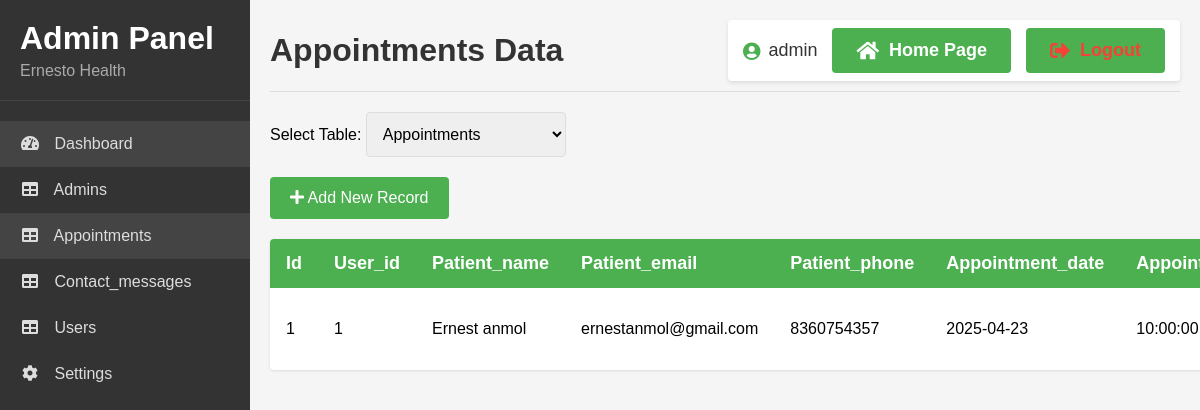
Page /admin_panel.php?table=appointments (signed in) on the committed database.
### tables this page shows
CREATE TABLE `appointments` (
  `id` int(11) NOT NULL,
  `user_id` int(11) DEFAULT NULL,
  `patient_name` varchar(100) NOT NULL,
  `patient_email` varchar(100) NOT NULL,
  `patient_phone` varchar(20) NOT NULL,
  `appointment_date` date NOT NULL,
  `appointment_time` time NOT NULL,
  `doctor` varchar(100) NOT NULL,
  `reason` text NOT NULL,
  `created_at` timestamp NOT NULL DEFAULT current_timestamp()
);

### admin_panel.php (the view, shortened to what this page needs)
<?php
require_once 'config.php';
try {
    $tables = [];
    $stmt = $pdo->query("SHOW TABLES");
    while ($row = $stmt->fetch(PDO::FETCH_NUM)) {
        $tables[] = $row[0];
    }
} catch(PDOException $e) {
    $error = "Error fetching tables: " . $e->getMessage();
}
$selectedTable = isset($_GET['table']) ? $_GET['table'] : (isset($tables[0]) ? $tables[0] : '');
$tableData = [];
$columns = [];
if (!empty($selectedTable)) {
    try {
        $stmt = $pdo->query("SHOW COLUMNS FROM `$selectedTable`");
        $columns = $stmt->fetchAll(PDO::FETCH_COLUMN);
        $stmt = $pdo->query("SELECT * FROM `$selectedTable`");
        $tableData = $stmt->fetchAll(PDO::FETCH_ASSOC);
    } catch(PDOException $e) {
        $error = "Error fetching data: " . $e->getMessage();
    }
}
?>
<!DOCTYPE html>
<html lang="en">
<head>
    <link rel="stylesheet" href="style.css">
    <link rel="stylesheet" href="https://cdnjs.cloudflare.com/ajax/libs/font-awesome/5.15.4/css/all.min.css">
</head>
<body>
    <div class="admin-container">
        <div class="sidebar">
            <div class="sidebar-header">
                <h1 class="sidebar-title">Admin Panel</h1>
                <p class="sidebar-subtitle">Ernesto Health</p>
            </div>
            <ul class="sidebar-menu">
                <li><a href="admin_panel.php" class="active"><i class="fas fa-tachometer-alt"></i> Dashboard</a></li>
                <?php foreach ($tables as $table): ?>
                <li><a href="admin_panel.php?table=<?php echo $table; ?>" <?php echo ($selectedTable === $table) ? 'class="active"' : ''; ?>>
                    <i class="fas fa-table"></i> <?php echo ucfirst($table); ?>
                </a></li>
                <?php endforeach; ?>
                <li><a href="admin_settings.php"><i class="fas fa-cog"></i> Settings</a></li>
            </ul>
        </div>
        <div class="main-content">
            <div class="header">
                <h2 class="page-title"><?php echo ucfirst($selectedTable); ?> Data</h2>
                <div class="user-info">
                    <span class="user-name">
                        <i class="fas fa-user-circle"></i>
                        <?php echo $_SESSION['admin_username']; ?>
                    </span>
                    <a href="index.php" class="home-btn">
                        <i class="fas fa-home"></i>
                        Home Page
                    </a>
                    <a href="admin_logout.php" class="logout-btn">
                        <i class="fas fa-sign-out-alt"></i>
                    </a>
                </div>
            </div>
            <div class="table-selector">
                <label for="table-select">Select Table: </label>
                <select id="table-select" class="table-select" onchange="window.location.href='admin_panel.php?table=' + this.value">
                    <?php foreach ($tables as $table): ?>
                        <option value="<?php echo $table; ?>" <?php echo ($selectedTable === $table) ? 'selected' : ''; ?>>
                            <?php echo ucfirst($table); ?>
                        </option>
                    <?php endforeach; ?>
                </select>
            </div>
            <button class="add-btn"><i class="fas fa-plus"></i> Add New Record</button>
            <?php if (empty($tableData)): ?>
                <div class="empty-message">No data found in this table.</div>
            <?php else: ?>
                <table class="data-table">
                    <thead>
                        <tr>
                            <?php foreach ($columns as $column): ?>
                                <th><?php echo ucfirst($column); ?></th>
                            <?php endforeach; ?>
                        </tr>
                    </thead>
                    <tbody>
                        <?php foreach ($tableData as $row): ?>
                            <tr>
                                <?php foreach ($columns as $column): ?>
                                    <td><?php echo htmlspecialchars($row[$column]); ?></td>
                                <?php endforeach; ?>
                            </tr>
                        <?php endforeach; ?>
                    </tbody>
                </table>
            <?php endif; ?>
        </div>
    </div>
</body>
</html>

### style.css (style rules this page uses)
:root { --green: #0188df; --black: #444d53; --wight: #fff; --green: #14d517; --gradient-primary: linear-gradient(135deg, #0188df 0%, #14d517 100%); --gradient-secondary: linear-gradient(45deg, #f6f9fc 0%, #ffffff 100%); --gradient-dark: linear-gradient(to bottom, #2c3338 0%, #444d53 100%); }
* { font-family: Helvetica, Arial, Georgia, Tahoma, Roboto, sans-serif; margin: 0; padding: 0; text-decoration: none; text-transform: none; outline: none; box-sizing: border-box; transition: all linear .2s; }
html { font-size: 62.5%; overflow-x: hidden; scroll-behavior: smooth; }
body { max-width: 100%; scroll-behavior: smooth; }
h1, h2, h3, h4, h5, h6 { text-transform: none; font-weight: 600; }
p, span, a, label, input, textarea, select { text-transform: none; }
.logout-btn { color:#f44336!important }
.logout-btn { display:flex;align-items:center;gap:.5rem;color:#f44336;font-size:1.5rem;padding:.5rem 1rem;border-radius:.3rem;transition:all 0.3s ease;cursor:pointer }
.logout-btn i { font-size:1.8rem }

### admin_panel.php (style rules this page uses)
body { font-family: 'Arial', sans-serif; background-color: #f5f5f5; margin: 0; padding: 0; }
.admin-container { display: flex; min-height: 100vh; }
.sidebar { width: 250px; background-color: #333; color: white; padding: 20px 0; }
.sidebar-header { padding: 0 20px 20px; border-bottom: 1px solid #444; }
.sidebar-title { margin: 0; font-size: 32px; font-weight: 600; }
.sidebar-subtitle { margin: 5px 0 0; font-size: 16px; color: #aaa; }
.sidebar-menu { list-style: none; padding: 0; margin: 20px 0; }
.sidebar-menu li { padding: 0; }
.sidebar-menu a { display: block; padding: 14px 20px; color: #ddd; text-decoration: none; transition: background-color 0.3s; font-size: 16px; }
.sidebar-menu a:hover, .sidebar-menu a.active { background-color: #444; }
.sidebar-menu i { margin-right: 10px; width: 20px; text-align: center; }
.main-content { flex: 1; padding: 20px; overflow-x: auto; }
.header { display: flex; justify-content: space-between; align-items: center; margin-bottom: 20px; padding-bottom: 10px; border-bottom: 1px solid #ddd; }
.page-title { margin: 0; font-size: 32px; font-weight: 600; color: #333; }
.user-info { display: flex; align-items: center; font-size: 16px; gap: 15px; background: #fff; padding: 8px 15px; border-radius: 4px; box-shadow: 0 2px 4px rgba(0, 0, 0, 0.1); }
.user-name { font-size: 18px; color: #333; font-weight: 500; display: flex; align-items: center; }
.user-name i { margin-right: 8px; color: #4CAF50; }
.home-btn { display: inline-flex; align-items: center; gap: 10px; padding: 12px 24px; background-color: #4CAF50; color: white; border: none; border-radius: 4px; cursor: pointer; text-decoration: none; font-size: 18px; font-weight: 600; }
.home-btn i { font-size: 20px; }
.logout-btn { display: inline-flex; align-items: center; gap: 10px; padding: 12px 24px; background-color: #4CAF50; color: white; border: none; border-radius: 4px; cursor: pointer; text-decoration: none; font-size: 18px; font-weight: 600; }
.logout-btn i { font-size: 20px; }
.table-selector { margin-bottom: 20px; font-size: 16px; }
.table-select { padding: 12px; border-radius: 4px; border: 1px solid #ddd; width: 200px; font-size: 16px; }
.data-table { width: 100%; border-collapse: collapse; background-color: white; box-shadow: 0 1px 3px rgba(0, 0, 0, 0.1); border-radius: 4px; overflow: hidden; font-size: 16px; }
.data-table th { background-color: #4CAF50; color: white; text-align: left; padding: 14px 16px; font-size: 18px; font-weight: 600; }
.data-table td { padding: 14px 16px; border-bottom: 1px solid #ddd; font-size: 16px; }
.data-table tr:last-child td { border-bottom: none; }
.add-btn { padding: 12px 20px; background-color: #4CAF50; color: white; border: none; border-radius: 4px; cursor: pointer; margin-bottom: 20px; font-size: 16px; font-weight: 500; }

### rows in the picture
appointments: id "1", user "1", patient_name "Ernest anmol", patient_email "ernestanmol@gmail.com", patient_phone "8360754357", appointment_date "2025-04-23", appointment_time "10:00:00"

### other values in the picture
$table "Admins"
$table "Appointments"
$table "Contact_messages"
$table "Users"
$selectedTable "Appointments"
$_SESSION['admin_username'] "admin"
$column "Id"
$column "User_id"
$column "Patient_name"
$column "Patient_email"
$column "Patient_phone"
$column "Appointment_date"
form field value "Appointments"
